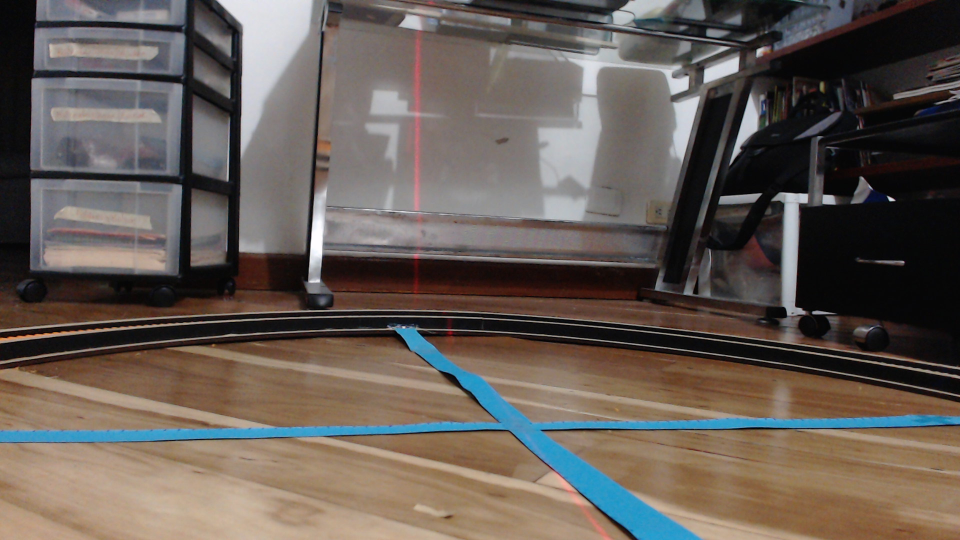
#> input picture Center_Calibration_Set/CenterA.png, 1920 x 1080 px (shown at 1/2 size)
$ python Center_Calibration.py
#> lines starting #> are read from the running program, lines starting #| are printed output that depends on the picture
#> (reads ScannerCalibration.npz from the repository)
#> further down, img is the input picture: shape (1080, 1920, 3); mean B, G, R 85.8, 92.2, 101.5
### Algorithms.py
# -*- coding: utf-8 -*-
"""
##############################################################################
#
#   MODULE DESCRIPTION:
#        This module contains most of the algorithms used in the calibration
#       and reconstruction process, such as laser segmentation,
#       laser refining, point projection, over-defined system formation, and
#       many ohers.
#
#   PRE-REQUISITES:
#        Camera calibration: Intrinsic matrix and distortion coefficients
#                           vector(used in Simple_Image_Correction function).
#                           'CameraCalibration.npz' must be in same folder.
#
#    ACTION:                             DATE:           NAME:
#        First implementation and tests      10/Aug/2020      David Calles
#        Code comments and last review       9/Dic/2020       David Calles
#
##############################################################################
"""

#----------------------------------------------------------------------------#
# ----------------------- REQUIRED EXTERNAL PACKAGES ------------------------#
#----------------------------------------------------------------------------#
import numpy as np
import cv2
import math as mt
from matplotlib import pyplot as plt
from skimage.morphology import skeletonize
from numpy.polynomial.polynomial import Polynomial
from scipy.interpolate import lagrange
import random

#----------------------------------------------------------------------------#
# ----------------------- FEATURES ENABLING VARIABLES------------------------#
#----------------------------------------------------------------------------#

# SET variables for thresholding type in laser segmentation
NORMAL_THRESHOLDING=0
OTSU_THRESHOLDING=1

# ENABLE features (show images, show plots)
SHOW_IMAGES=True # Show images
PLOT=True   #SHow Graphs
SAVE_IMAGES=True # Save images to files
JUST_BALL=True # Just iterate thru first pair of images (test)
SUBPIX_GRAPH = False # Graph Subpix aproximation (1 per iamge)
ROW_TO_GRAPH = 509# Row to graph
PLOT_3D = True

# SET image size
rwidth=mt.floor(1920)
rheight=mt.floor(1080)
rsize=(rwidth, rheight)
my_flag = (cv2.WINDOW_NORMAL | cv2.WINDOW_FREERATIO)

# SET variables for drawing in image
line_type = 8
thickness_show = 5
thickness = 1
my_color  = (219,38,116) # purplish
my_color2 = (17,137,255) # orangish

#----------------------------------------------------------------------------#
# ----------------------- FUNCTION DEFINITIONS ------------------------------#
#----------------------------------------------------------------------------#

"""***************************************************************************
# NAME: Calculate_3D_Points
# DESCRIPTION:  Appy 4x3 Calculated matrix to estimate 3D coordinates from
#               image coordinates.
#
# PARAMETERS:   mtx4x3: 4x3 transformation matrix
#               points2D: Image points for estimation. (2-column mtx)
#                         (column,row)
#
# RETURNS:      points3D2: Estimated 3D coordinates of image points.
#                           (3-column matrix)
#
#       ACTION:                         DATE:       NAME:
#       First implementation and tests  19/Oct/2020      David Calles
#       Review and documentation        9/Dec/2020       David Calles
***************************************************************************"""
def Calculate_3D_Points(mtx4x3, points2D):
    # TURN  cartesian coordinates into homogeneus
    data = np.column_stack((points2D[:,1], points2D[:,0]))
    data_ext = np.hstack((data, np.ones((len(data),1))))
    # MULTIPLY by calibrated transformation amtrix
    points3D = np.matmul(mtx4x3, data_ext.T)
    # TURN homogeneus into cartesian coordinates
    points3D2 = (points3D/points3D[3,:]).T[:,0:3]
    return points3D2

"""***************************************************************************
# NAME: rigid_transform_3D
# DESCRIPTION: Calculate a transformation from one set of 3D points
#              to another. As a rotation matrix and translation vector.
#               Taken from: http://nghiaho.com/?page_id=671
#
# PARAMETERS: A: First set of 3D points (3-row matrix)
#             B: Second set of 3D points (3-row matrix)
#
# RETURNS:    XYZ: xyz data of axis points. (3-column array)
#             rgb: color data of axis points. (3-column array)
#
#       ACTION:                         DATE:       NAME:
#       First implementation and tests  27/Nov/2020      David Calles
#       Review and documentation        7/Dec/2020       David Calles
***************************************************************************"""
# [38 lines left out: function rigid_transform_3D, not called in this run]

"""***************************************************************************
# NAME: Get_Line
# DESCRIPTION: Approximate a set of points to a line by adjusting its X
#                values (column). Just the values inside the chessboard
#                are taken.
#
# PARAMETERS:  subpxs: Coordinates in image of the points to approximate.
#                        (2-column matrix).
#              corners: Corners of chessboard to calcualte the limits.
#              percent: Proportion of amount of fitting to be performed to
#                        points. (0-1).
#              plot: Plot result of line fitting.
#
#
# RETURNS:    fitted: adjusted points. (2-column matrix).
#
#       ACTION:                         DATE:       NAME:
#       First implementation and tests  27/Nov/2020      David Calles
#       Review and documentation        8/Dec/2020       David Calles
***************************************************************************"""
# [40 lines left out: function Get_Line, not called in this run]


"""***************************************************************************
# NAME: order_points
# DESCRIPTION: Order 4 points clockwise. Taken from: Course "Procesamiento
                de imágenes y visión. Francisco Calderón".
#
# PARAMETERS:  pts: Points to be ordered.
#
# RETURNS:    rect: Ordered points.
#
#       ACTION:                         DATE:       NAME:
#       First implementation and tests  27/Sep/2020      Francisco Calderón
#       Review and documentation        8/Dec/2020       David Calles
***************************************************************************"""
# [23 lines left out: function order_points, not called in this run]

"""***************************************************************************
# NAME: Create overdefined matrix
# DESCRIPTION:  Create matrix of overdefined system. As a 11 column system
#               with corresponding solution vector. In the "A*x=b" system
#               the A matrix and the b vector are returned. The overdefined
#               system is calculated from a set of 2D-3D correspondences.
#
# PARAMETERS:   p2D: 2D-points (3-column matrix)
#               p3D: 3D-points (3-column matrix)
#               verbose: Show additional information. Default=True
#
# RETURNS:      mtx_A1: rank-11 A matrix. (11-column matrix).
#               vct_1: solution vector b.
#
#       ACTION:                         DATE:       NAME:
#       First implementation and tests  10/Nov/2020      David Calles
#       Review and documentation        8/Dec/2020       David Calles
***************************************************************************"""
# [32 lines left out: function Get_Overdefined_Mtx, not called in this run]

"""***************************************************************************
# NAME: Get_arbitrary_points_from_line
# DESCRIPTION:  Get a random "amount" of points in a line. Line is defined by
#               two points. All values are integer.
#
# PARAMETERS:   p1, p2: points to which define the line.
#               amount: amount of points to get. Points are obtained without
#                       repetition. Value must be lower than the total x
#                       values in line.
#               verbose: Show additional information. Default=True.
#
# RETURNS:      points: "amount" number of points from defined line without
#               duplicates. (2-colum array) [row,column].
#
#       ACTION:                         DATE:       NAME:
#       First implementation and tests  12/Oct/2020      David Calles
#       Review and documentation        8/Dec/2020       David Calles
***************************************************************************"""
# [16 lines left out: function Get_arbitrary_points_from_line, not called in this run]

"""***************************************************************************
# NAME: Point4_3points_crossratio
# DESCRIPTION:  Calculate a fourth point from 3 points and its crossratio.
#               It is assumed that these four points form a pencil of lines
#               between them.
#
# PARAMETERS:   p1,p3,p4: Three points from the pencil of lines.
#               cr: Cross-ratio of the pencil of lines
#
# RETURNS:      p2: Missing point from pencil of lines.
#
#       ACTION:                         DATE:       NAME:
#       First implementation and tests  5/Oct/2020       David Calles
#       Review and documentation        8/Dec/2020       David Calles
***************************************************************************"""
# [13 lines left out: function Point4_3points_crossratio, not called in this run]

"""***************************************************************************
# NAME: Crossratio_4points
# DESCRIPTION:  Calculate the crossratio of a pencil of lines given 4 points.
#
# PARAMETERS:   p1,p2,p3,p4: 4 points defining the pencil of lines.
#
# RETURNS:      cr: Cross-ratio of the pencil of lines.
#
#       ACTION:                         DATE:       NAME:
#       First implementation and tests  5/Oct/2020       David Calles
#       Review and documentation        8/Dec/2020       David Calles
***************************************************************************"""
# [9 lines left out: function Crossratio_4points, not called in this run]

"""***************************************************************************
# NAME: Point projection
# DESCRIPTION:  Calculates corssratio from first 4 points and then
#               projects missing point. Uses Crossratio_4points() and
#               Point4_3points_crossratio(), already defined functions.
#
# PARAMETERS:   p1,p2,p3,p4: Points to get crossratio. Can be N-dimensional.
#               p1_obj, p3_obj, p4_obj: Points to get projection. Can be N-
#                                       dimensional.
#               validate: Perform validation of the obtained cross-ratio and
#                           "verbose" it.
#
# RETURNS:      p2_obj: projected point in the [p1_obj, p2_obj, p3_obj,
#                       p4_obj] pencil of lines.
#               cr: crossratio of new pencil of lines. (must be the same for
#                   for both pencils).
#
#       ACTION:                         DATE:       NAME:
#       First implementation and tests  12/Oct/2020      David Calles
#       Review and documentation        8/Dec/2020       David Calles
***************************************************************************"""
# [10 lines left out: function Point_projection, not called in this run]

"""***************************************************************************
# NAME: Plot_Plane
# DESCRIPTION:  Plot a plane from 3 points using pyplot. In addition, plot
#               given points as a scatter in the same graph.
#
# PARAMETERS:   p1,p2,p3: Points defining the plane.
#               xdata,ydata,zdata: Data to create the scatter plot.
#               color: RGB data of the data to be scattered.
#               verbose: Show calculated equation of plane. Default=False.
#
# RETURNS:      (1). And creates the resulting plot.
#
#       ACTION:                         DATE:       NAME:
#       First implementation and tests  4/Oct/2020       David Calles
#       Review and documentation        8/Dec/2020       David Calles
***************************************************************************"""
# [35 lines left out: function Plot_Plane, not called in this run]

"""***************************************************************************
# NAME: Plot_Just_Plane
# DESCRIPTION:  Plot a plane from 3 points using pyplot.
#
# PARAMETERS:   p1,p2,p3: Points defining the plane.
#               verbose: Show calculated equation of plane. Default=False.
#
# RETURNS:      (1). And creates the resulting plot.
#
#       ACTION:                         DATE:       NAME:
#       First implementation and tests  4/Oct/2020       David Calles
#       Review and documentation        8/Dec/2020       David Calles
***************************************************************************"""
# [34 lines left out: function Plot_Just_Plane, not called in this run]

"""***************************************************************************
# NAME: Draw_Quadrangle
# DESCRIPTION: Draw the complete quadrangle of a trapezoid in an image. This
#               function assumes the complete quadrangle extends to the right
#               of the image.
#
# PARAMETERS:  trapezoid: 4 points defining the trapezoid. (2-column matrix)
#              G,F: Coordinates of the points in the complete quadrangle.
#              imgBorders: Image to draw the complete quadrangle in. Image
#                           will be modified.
#              thickness: Thickness of lines. Default=thickness_show.
#
# RETURNS:     quadrangle_img: Image with complete quandrangle in it.
#
#       ACTION:                         DATE:       NAME:
#       First implementation and tests  4/Oct/2020       David Calles
#       Review and documentation        8/Dec/2020       David Calles
***************************************************************************"""
# [54 lines left out: function Draw_Quadrangle, not called in this run]

"""***************************************************************************
# NAME: line_intersection
# DESCRIPTION:  Compute the intersection of two lines. Lines must be 2D.
#               If lines are of greater dimension, only first 2 dimensions
#               will be considered.
#
# PARAMETERS:   line1,line2: Definitions of lines are made using 2 points for
#                           each line. Each row is a point.
#
# RETURNS:      intersect: intersecting point from lines. If lines do not
#                           intersect, return=False,False.
#
#       ACTION:                         DATE:       NAME:
#       First implementation and tests  4/Oct/2020       David Calles
#       Review and documentation        8/Dec/2020       David Calles
***************************************************************************"""
# [19 lines left out: function line_intersection, not called in this run]

"""***************************************************************************
# NAME: Double_Lagrange_Aprox_Image
# DESCRIPTION:  Fit parabola into laser detection to improve resolution
#               in laser segmentation from pixel to subpix.
#               Parabola is fitted on the assumption that one single
#               masurement must be taken per row.
#               The data used for the parabola approximation is x,y
#               being x: the column (3 are taken, max +-1 cols)
#                     y: original brightness in single channel.
#               Current implementated using Lagrange polinomials.
#
# PARAMETERS:   img: Gray scale thresholded image
#               idx1: Max values for each row. Left values.
#               idx2: Max values for each row. Right values.
#               two: Apply double parabola approximation.
#               verbose: Show additional information.
#
# RETURNS:      subpxs: Estimated center of laser using double parabola
#                       approximation.
#
#       ACTION:                         DATE:       NAME:
#       First implementation and tests  20/Sep/2020      David Calles
#       Review and documentation        9/Dec/2020       David Calles
***************************************************************************"""
# [133 lines left out: function Double_Lagrange_Aprox_Image, not called in this run]

"""***************************************************************************
# NAME: Simple_Image_Correction
# DESCRIPTION: This function handles the distortion correction using the
#              OpenCv package. It estimates an optimal new camera matrix
#              from the original calibrate matrix and the resolution values
#              of the images. It then computes the undistorted image.
#
# PARAMETERS:  img: Original image to be undistorted.
#
# RETURNS:     crop_img: Undistorted and croped image (to ROI).
#
#       ACTION:                         DATE:       NAME:
#       First implementation and tests  20/Sep/2020      David Calles
#       Review and documentation        9/Dec/2020       David Calles
***************************************************************************"""
def Simple_Image_Correction (img):
    # GET shape of image
    shape = (img.shape[1]+1, img.shape[0]+1)
    # LOAD intrinsic camera matrix and distortion coefficients vector.
    with np.load('CameraCalibration.npz') as file:
#> (reads CameraCalibration.npz from the repository)
        mtx, dist, _, _, _, _ = [file[i] for i in (
            'mtx','dist','rvecs','tvecs', 'newcameramtx', 'mean_error')]
        # ESTIMATE new camera matrix
        newcameramtx, roi = cv2.getOptimalNewCameraMatrix(
            cameraMatrix = mtx,
            distCoeffs = dist,
            imageSize = shape,
            alpha = 0,
            newImgSize = shape
        )

        # UNDISTORT image
        out_img = np.zeros(img.shape,np.uint8)
        cv2.undistort(
            src = img,
            cameraMatrix = mtx,
            distCoeffs = dist,
            dst = out_img,
            newCameraMatrix = newcameramtx
        )
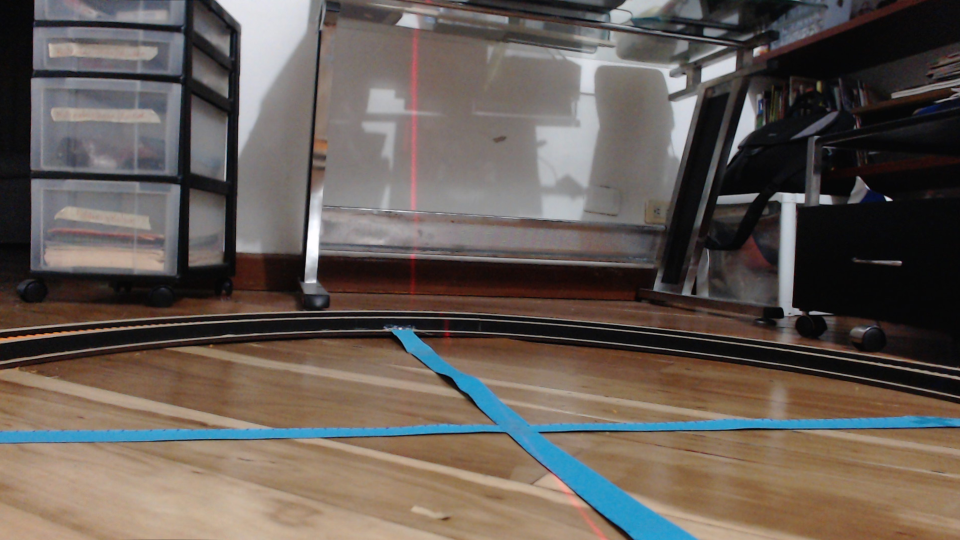
#> out_img: shape (1080, 1920, 3) (shown at 1/2 size); mean B, G, R 85.5, 91.9, 101.2
        # CROP image to ROI
        x,y,w,h = roi
#> (the rest of the program and of its run is left out)
